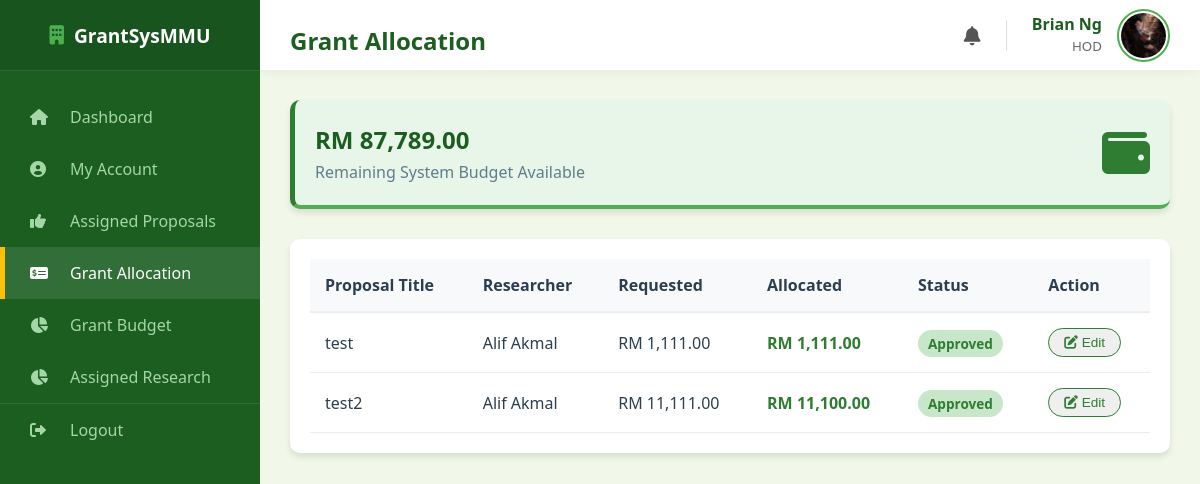
The app's page /hod/grant_allocation (signed in), older data.
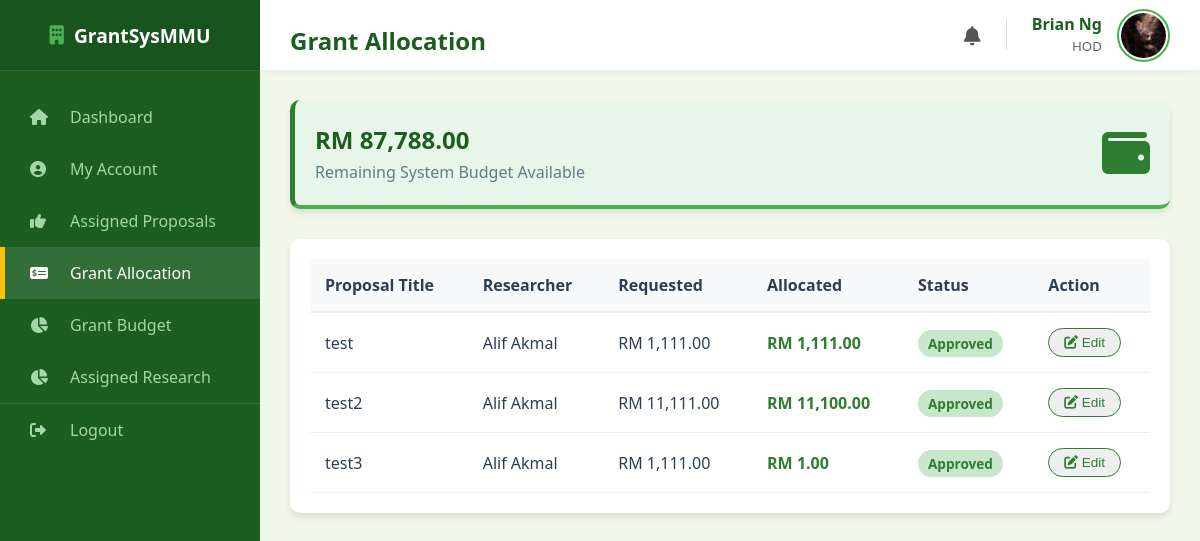
The same page, newer data.
### models.py (models this page shows, shortened)
class Proposal(db.Model):
    __tablename__ = "proposal"
    proposal_id = db.Column(db.Integer, primary_key=True)
    title = db.Column(db.String(255), nullable=False)
    research_area = db.Column(db.String(100), nullable=False, default="General")
    requested_budget = db.Column(db.Float, nullable=False)
    status = db.Column(db.String(30), nullable=False, default="Draft")
    submission_date = db.Column(db.Date, default=malaysia_now)
    document_file = db.Column(db.String(100), nullable=True)
    review_score = db.Column(db.Integer, nullable=True)
    review_feedback = db.Column(db.Text, nullable=True)
    review_draft = db.Column(db.Text, nullable=True)
    researcher_id = db.Column(
        db.Integer, db.ForeignKey("researcher.researcher_id"), nullable=False
    )
    cycle_id = db.Column(
        db.Integer, db.ForeignKey("grant_cycle.cycle_id"), nullable=False
    )
    assigned_reviewer_id = db.Column(
        db.Integer, db.ForeignKey("reviewer.reviewer_id"), nullable=True
    )
    assigned_hod_id = db.Column(db.Integer, db.ForeignKey("hod.hod_id"), nullable=True)
    reviewer = db.relationship("Reviewer", foreign_keys=[assigned_reviewer_id])
    hod = db.relationship("HOD", foreign_keys=[assigned_hod_id])
    deadlines = db.relationship(
        "Deadline", backref="proposal", cascade="all, delete-orphan"
    )

class User(db.Model):
    __tablename__ = "user"
    mmu_id = db.Column(db.String(15), primary_key=True)
    name = db.Column(db.String(150), nullable=False)
    email = db.Column(db.String(100), unique=True, nullable=False)
    password = db.Column(db.String(100), nullable=False)
    faculty = db.Column(db.String(100), nullable=False)
    user_role = db.Column(db.String(25), nullable=False)
    profile_image = db.Column(db.String(20), nullable=False, default="default.jpg")
    phone_number = db.Column(db.String(20), nullable=True)
    admin_profile = db.relationship(
        "Admin", backref="user_info", uselist=False, cascade="all, delete-orphan"
    )
    researcher_profile = db.relationship(
        "Researcher", backref="user_info", uselist=False, cascade="all, delete-orphan"
    )
    reviewer_profile = db.relationship(
        "Reviewer", backref="user_info", uselist=False, cascade="all, delete-orphan"
    )
    hod_profile = db.relationship(
        "HOD", backref="user_info", uselist=False, cascade="all, delete-orphan"
    )

class Grant(db.Model):
    __tablename__ = "grant"
    grant_id = db.Column(db.Integer, primary_key=True)
    grant_amount = db.Column(db.Float, nullable=False)
    award_date = db.Column(db.DateTime, default=malaysia_now)
    proposal_id = db.Column(
        db.Integer, db.ForeignKey("proposal.proposal_id"), nullable=False
    )
    proposal = db.relationship(
        "Proposal", backref=db.backref("grant_award", uselist=False)
    )

### routes/hod_routes.py (the view)
@hod_bp.route("/hod/grant_allocation")
def hod_grant_allocation():
    if session.get("role") != "HOD":
        return redirect(url_for("hod.hod_login"))
    user = User.query.get(session["user_id"])
    current_hod = HOD.query.filter_by(mmu_id=user.mmu_id).first()
    proposals = Proposal.query.filter(
        Proposal.assigned_hod_id == current_hod.hod_id,
        Proposal.status.in_(["Pending Grant", "Approved"]),
    ).all()
    total_budget_in = db.session.query(func.sum(Budget.amount)).scalar() or 0.0
    total_grants_out = db.session.query(func.sum(Grant.grant_amount)).scalar() or 0.0
    remaining_balance = total_budget_in - total_grants_out
    return render_template(
        "hod_grant_allocation.html",
        proposals=proposals,
        user=user,
        remaining_balance=remaining_balance,
    )

### main.py (called while the page is built)
@app.context_processor
def inject_notifications():
    if "user_id" in session:
        unread = Notification.query.filter_by(recipient_id=session["user_id"], is_read=False).count()
        return dict(unread_notifications=unread)
    return dict(unread_notifications=0)

### templates/hod_grant_allocation.html (shortened to what the changed rows need)
<!DOCTYPE html>
<html lang="en">
<head>
    <link rel="stylesheet" type="text/css" href="{{ url_for('static', filename='style.css') }}">
    <link rel="stylesheet" href="https://cdnjs.cloudflare.com/ajax/libs/font-awesome/6.0.0/css/all.min.css">
</head>
<body>
    <div class="dashboard-container">
        <div class="main-content">
            <div class="top-bar">
                <h2>Grant Allocation</h2>
            </div>
            <div class="content-wrapper">
                <div class="stat-card" style="margin-bottom: 30px; background: #e8f5e9; border-left: 5px solid #2e7d32;">
                    <div class="stat-info">
                        <h3 style="font-size: 1.5rem;">RM {{ "{:,.2f}".format(remaining_balance) }}</h3>
                        <p>Remaining System Budget Available</p>
                    </div>
                </div>
                <div class="table-card">
                    <table style="width: 100%; border-collapse: collapse;">
                        <thead>
                            <tr style="background-color: #f8f9fa; text-align: left;">
                                <th style="padding: 15px; border-bottom: 2px solid #eee;">Proposal Title</th>
                                <th style="padding: 15px; border-bottom: 2px solid #eee;">Researcher</th>
                                <th style="padding: 15px; border-bottom: 2px solid #eee;">Requested</th>
                                <th style="padding: 15px; border-bottom: 2px solid #eee;">Allocated</th>
                                <th style="padding: 15px; border-bottom: 2px solid #eee;">Status</th>
                                <th style="padding: 15px; border-bottom: 2px solid #eee;">Action</th>
                            </tr>
                        </thead>
                        <tbody>
                            {% for proposal in proposals %}
                            <tr style="border-bottom: 1px solid #eee;">
                                <td style="padding: 15px; font-weight: 500;">{{ proposal.title }}</td>
                                <td style="padding: 15px;">{{ proposal.researcher.user_info.name }}</td>
                                <td style="padding: 15px;">RM {{ "{:,.2f}".format(proposal.requested_budget) }}</td>
                                <td style="padding: 15px; color: #2e7d32; font-weight: bold;">
                                    {% if proposal.grant_award %}
                                    RM {{ "{:,.2f}".format(proposal.grant_award.grant_amount) }}
                                    {% else %}
                                    --
                                    {% endif %}
                                </td>
                                <td style="padding: 15px;">
                                    <span style="padding: 4px 10px; border-radius: 15px; font-size: 0.85rem; font-weight: bold;
                                        background: {% if proposal.status == 'Approved' %}#c8e6c9{% else %}#fff9c4{% endif %};
                                        color: {% if proposal.status == 'Approved' %}#2e7d32{% else %}#fbc02d{% endif %};">
                                        {{ proposal.status }}
                                    </span>
                                </td>
                                <td style="padding: 15px;">
                                    <button class="btn-sm" onclick="openAllocationModal('{{ proposal.proposal_id }}', '{{ proposal.grant_award.grant_amount if proposal.grant_award else 0 }}', '{{ remaining_balance }}')">
                                        <i class="fas fa-edit"></i> {% if proposal.status == 'Pending Grant' %}Allocate{% else %}Edit{% endif %}
                                    </button>
                                </td>
                            </tr>
                            {% else %}
                            <tr>
                                <td colspan="6" style="padding: 30px; text-align: center; color: #888;">No pending grant allocations found.</td>
                            </tr>
                            {% endfor %}
                        </tbody>
                    </table>
                </div>
            </div>
        </div>
    </div>
</body>
</html>

Row changes from the older to the newer data that the page shows:
now on this page (row edited): Proposal: title "test3", researcher.user_info.name "Alif Akmal", requested_budget "1,111.00", status "Approved", shows "Edit"
added Grant: grant_award.grant_amount "1.00"
Text that changed along with them:
{{ "{:,.2f}".format(remaining_balance) }}: "87,789.00" → "87,788.00"
